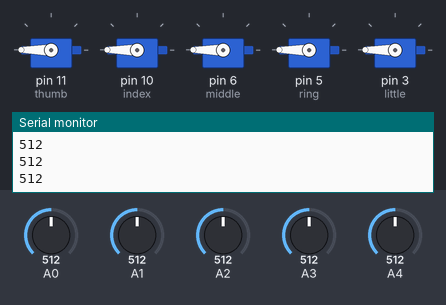
A sketch run on a simulated Arduino Uno, built with avr-gcc and run on an emulated ATmega328P. Parts: 5 × servo, the last lines printed to the serial monitor. The test bench sets the inputs (shaded band); at power-on: A0 = 512, A1 = 512, A2 = 512, A3 = 512, A4 = 512.

Above: at 4.8 s.
4.9 s: A0 set to 590
9.9 s: A0 set to 620
At 12.9 s:
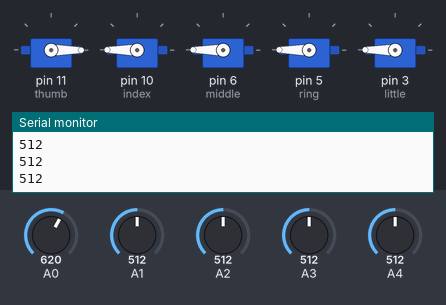
14.9 s: A1 set to 597
19.9 s: A1 set to 624
At 20.4 s:
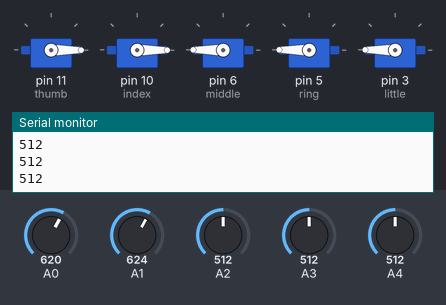
24.9 s: A2 set to 590
29.9 s: A2 set to 619
At 33.3 s:
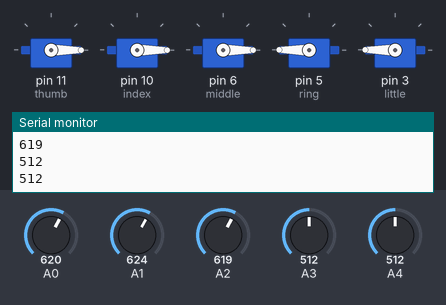
Timing chart, 0 to 34.8 s (numbered marks = the images above; inputs shaded):
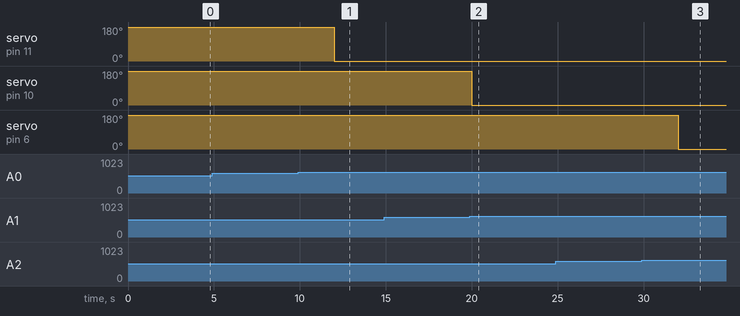

Measured:
- the behaviour switches between 606 and 607 on A0 (found by bisection; images 0 and 1)
- the behaviour switches between 606 and 607 on A1 (found by bisection; images 1 and 2)
- the behaviour switches between 606 and 607 on A2 (found by bisection; images 2 and 3)
- after the input at 9.9 s, servo on pin 11 (thumb): 180° → 0° after 2.1 s
- after the input at 19.9 s, servo on pin 10 (index): 180° → 0° after 0.11 s
- after the input at 29.9 s, servo on pin 6 (middle): 180° → 0° after 2.1 s

The sketch:

robotic_hand1.ino
```cpp
#include<Servo.h>
Servo thumb;
Servo index;
Servo middle;
Servo ring;
Servo little;
void setup ()
{
  thumb.attach(11);
  index.attach(10);
  middle.attach(6);
  ring.attach(5);
  little.attach(3);
  Serial.begin(9600);
}
void loop()
{
  int thumbS=analogRead(A0);
  int indexS=analogRead(A1);
  int middleS=analogRead(A2);
  int ringS=analogRead(A3);
  int littleS=analogRead(A4);
  Serial.println(thumbS);
  Serial.println(indexS);
  Serial.println(middleS);
  Serial.println(ringS);
  Serial.println(littleS);

  thumbS=map(thumbS,59,256,0,180);
  indexS=map(indexS,59,256,0,180);
  middleS=map(middleS,59,256,0,180);
  ringS=map(ringS,59,256,0,180);
  littleS=map(littleS,59,256,0,180);

  thumb.write(thumbS);
  index.write(indexS);
  middle.write(middleS);
  ring.write(ringS);
  little.write(littleS);
  delay(4000);

}
```
